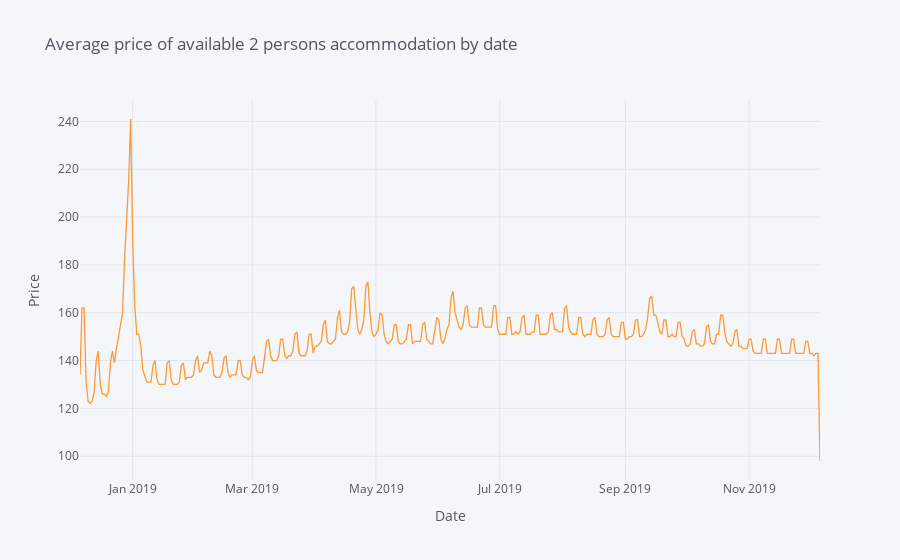

Here is the notebook cell this chart was saved with:
### Markdown cell above
# What is the average price according to the time of the year?

Below, you see the average price of all 2-persons accomodations flagged as available by date. The peak of average price 240 Euro is at December 31st, and the cyclical pattern is due to higher prices in weekends. This graph is interactive, and hovering over the points will show you a tooltip with the average price and weekday by date.

### Code cell
average_price = calendar[(calendar.available == "t") & (calendar.accommodates == 2)].groupby(['date'])[['price']].mean().astype(np.int64).reset_index()
average_price['weekday'] = average_price['date'].dt.day_name()
average_price = average_price.set_index('date')

average_price.iplot(y='price', mode='lines', xTitle='Date', yTitle='Price',
    text='weekday', title='Average price of available 2 persons accommodation by date')

### Figure 1 — Plotly figure (JSON) as saved in the notebook; plotly's stock layout.template omitted (floating-point values rounded to 4 significant figures; data arrays with more than 128 entries replaced by an {"elided": "..."} marker saying what was removed)
{"data": [{"line": {"color": "rgba(255, 153, 51, 1.0)", "dash": "solid", "shape": "linear", "width": 1.3}, "mode": "lines", "name": "price", "text": {"elided": "366 str values"}, "type": "scatter", "x": {"elided": "366 str values"}, "y": {"elided": "366 int values"}}], "layout": {"legend": {"bgcolor": "#F5F6F9", "font": {"color": "#4D5663"}}, "paper_bgcolor": "#F5F6F9", "plot_bgcolor": "#F5F6F9", "title": {"font": {"color": "#4D5663"}, "text": "Average price of available 2 persons accommodation by date"}, "xaxis": {"gridcolor": "#E1E5ED", "showgrid": true, "tickfont": {"color": "#4D5663"}, "title": {"font": {"color": "#4D5663"}, "text": "Date"}, "zerolinecolor": "#E1E5ED"}, "yaxis": {"gridcolor": "#E1E5ED", "showgrid": true, "tickfont": {"color": "#4D5663"}, "title": {"font": {"color": "#4D5663"}, "text": "Price"}, "zerolinecolor": "#E1E5ED"}}}
